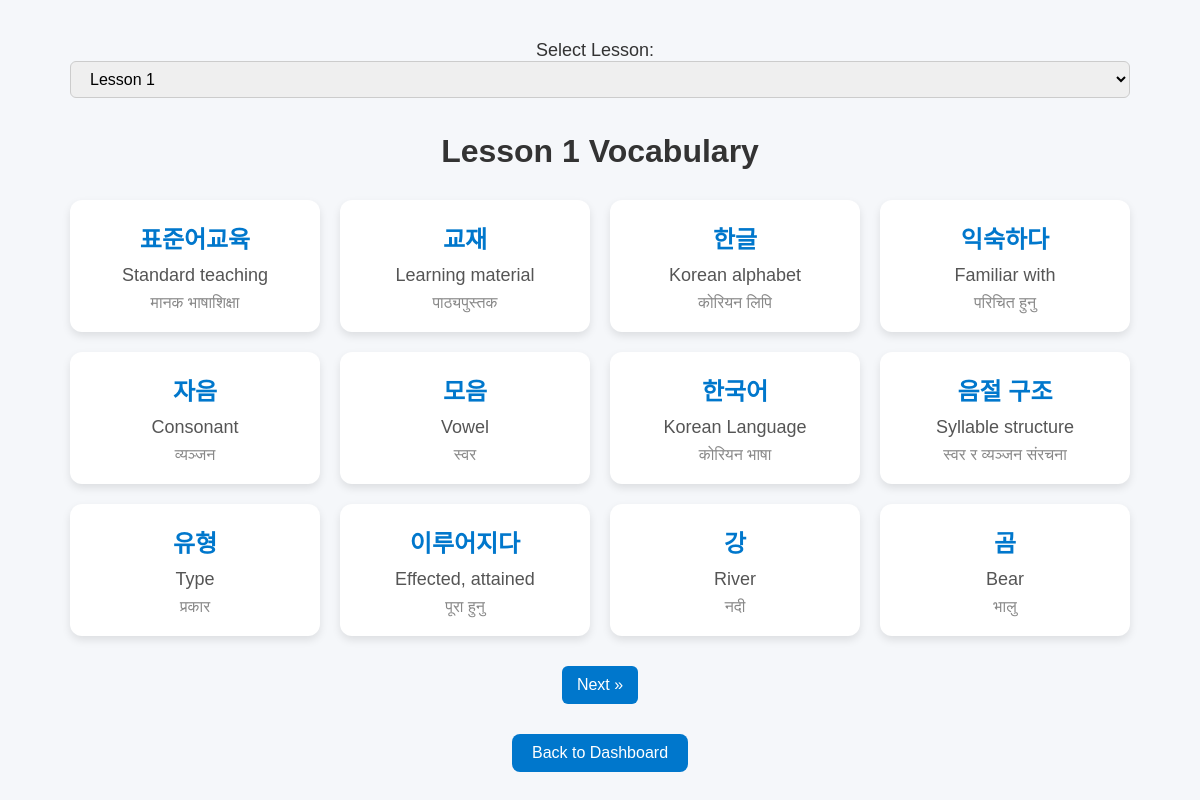
Screenshot of /views/learn.php (signed in) with the database file from the repository.
### tables this page shows
CREATE TABLE `words` (
  `id` int(11) NOT NULL,
  `korean` varchar(255) NOT NULL,
  `english` varchar(255) NOT NULL,
  `nepali` varchar(255) NOT NULL,
  `lesson_id` int(11) DEFAULT NULL,
  `image_url` text DEFAULT NULL,
  `created_at` timestamp NOT NULL DEFAULT current_timestamp()
);

### views/learn.php (the view, shortened to what this page needs)
<?php
require_once '../includes/db.php';
$currentLesson = isset($_GET['lesson']) ? (int)$_GET['lesson'] : 1;
$lessonsResult = $conn->query("SELECT DISTINCT lesson_id FROM words ORDER BY lesson_id ASC");
$allLessons = $lessonsResult->fetch_all(MYSQLI_ASSOC);
$wordsPerPage = 12;
$page = isset($_GET['page']) ? (int)$_GET['page'] : 1;
$offset = ($page - 1) * $wordsPerPage;
$countStmt = $conn->prepare("SELECT COUNT(*) as total FROM words WHERE lesson_id = ?");
$countStmt->bind_param("i", $currentLesson);
$countStmt->execute();
$countResult = $countStmt->get_result()->fetch_assoc();
$totalWords = $countResult['total'];
$totalPages = ceil($totalWords / $wordsPerPage);
$stmt = $conn->prepare("SELECT korean, english, nepali FROM words WHERE lesson_id = ? LIMIT ? OFFSET ?");
$stmt->bind_param("iii", $currentLesson, $wordsPerPage, $offset);
$stmt->execute();
$result = $stmt->get_result();
?>
<!DOCTYPE html>
<html lang="en">
<head>
    <link rel="stylesheet" href="../assets/css/style.css">
</head>
<body>
<div class="container">
    <div class="lesson-select">
        <form method="get">
            <label for="lesson" style="font-size: 18px; margin-right: 10px;">Select Lesson:</label>
            <select name="lesson" id="lesson" onchange="this.form.submit()">
                <?php foreach ($allLessons as $lesson): ?>
                    <option value="<?php echo $lesson['lesson_id']; ?>" <?php if ($lesson['lesson_id'] == $currentLesson) echo 'selected'; ?>>
                        Lesson <?php echo $lesson['lesson_id']; ?>
                    </option>
                <?php endforeach; ?>
            </select>
        </form>
    </div>
    <h1>Lesson <?php echo $currentLesson; ?> Vocabulary</h1>
    <div class="word-grid">
        <?php while ($row = $result->fetch_assoc()): ?>
            <div class="word-card">
                <div class="korean-word"><?php echo htmlspecialchars($row['korean']); ?></div>
                <div class="english-meaning"><?php echo htmlspecialchars($row['english']); ?></div>
                <div class="nepali-meaning"><?php echo htmlspecialchars($row['nepali']); ?></div>
            </div>
        <?php endwhile; ?>
    </div>
    <div class="pagination">
        <?php if ($page < $totalPages): ?>
            <a href="?lesson=<?php echo $currentLesson; ?>&page=<?php echo $page + 1; ?>">Next &raquo;</a>
        <?php endif; ?>
    </div>
    <div style="text-align: center;">
        <a href="dashboard.php" class="btn-back">Back to Dashboard</a>
    </div>
</div>
</body>
</html>

### assets/css/style.css (style rules this page uses)
* { margin: 0; padding: 0; box-sizing: border-box; }
body { font-family: 'Poppins', sans-serif; background: #f8f9fa; color: #333; }
.container { max-width: 1200px; margin: 0 auto; padding: 20px; }
input, select, textarea { width: 100%; padding: 10px; border: 1px solid #ccc; border-radius: 8px; margin-bottom: 15px; }

### views/learn.php (style rules this page uses)
body { font-family: 'Poppins', sans-serif; background: #f5f7fa; margin: 0; padding: 20px; }
.container { max-width: 1100px; margin: auto; padding: 20px; }
h1 { text-align: center; color: #333; margin-bottom: 30px; }
.lesson-select { text-align: center; margin-bottom: 20px; }
.lesson-select select { padding: 8px 15px; border-radius: 6px; font-size: 16px; }
.word-grid { display: grid; grid-template-columns: repeat(auto-fit, minmax(250px, 1fr)); gap: 20px; }
.word-card { background: #fff; padding: 20px; border-radius: 12px; box-shadow: 0 4px 8px rgba(0,0,0,0.1); transition: transform 0.2s, box-shadow 0.2s; }
.korean-word { font-size: 24px; font-weight: bold; color: #0077cc; margin-bottom: 10px; text-align: center; }
.english-meaning { font-size: 18px; margin-bottom: 8px; color: #555; text-align: center; }
.nepali-meaning { font-size: 16px; color: #888; text-align: center; }
.pagination { text-align: center; margin-top: 30px; }
.pagination a { display: inline-block; padding: 10px 15px; margin: 0 5px; background: #0077cc; color: #fff; border-radius: 6px; text-decoration: none; transition: background 0.3s; }
.btn-back { display: inline-block; margin-top: 30px; padding: 10px 20px; background: #0077cc; color: white; text-decoration: none; border-radius: 8px; transition: background 0.3s; }

### rows the page displays
words: korean "표준어교육", english "Standard teaching", nepali "मानक भाषाशिक्षा"
words: korean "교재", english "Learning material", nepali "पाठ्यपुस्तक"
words: korean "한글", english "Korean alphabet", nepali "कोरियन लिपि"
words: korean "익숙하다", english "Familiar with", nepali "परिचित हुनु"
words: korean "자음", english "Consonant", nepali "व्यञ्जन"
words: korean "모음", english "Vowel", nepali "स्वर"
words: korean "한국어", english "Korean Language", nepali "कोरियन भाषा"
words: korean "음절 구조", english "Syllable structure", nepali "स्वर र व्यञ्जन संरचना"
words: korean "유형", english "Type", nepali "प्रकार"
words: korean "이루어지다", english "Effected, attained", nepali "पूरा हुनु"
words: korean "강", english "River", nepali "नदी"
words: korean "곰", english "Bear", nepali "भालु"

### other values shown
$currentLesson "1"
